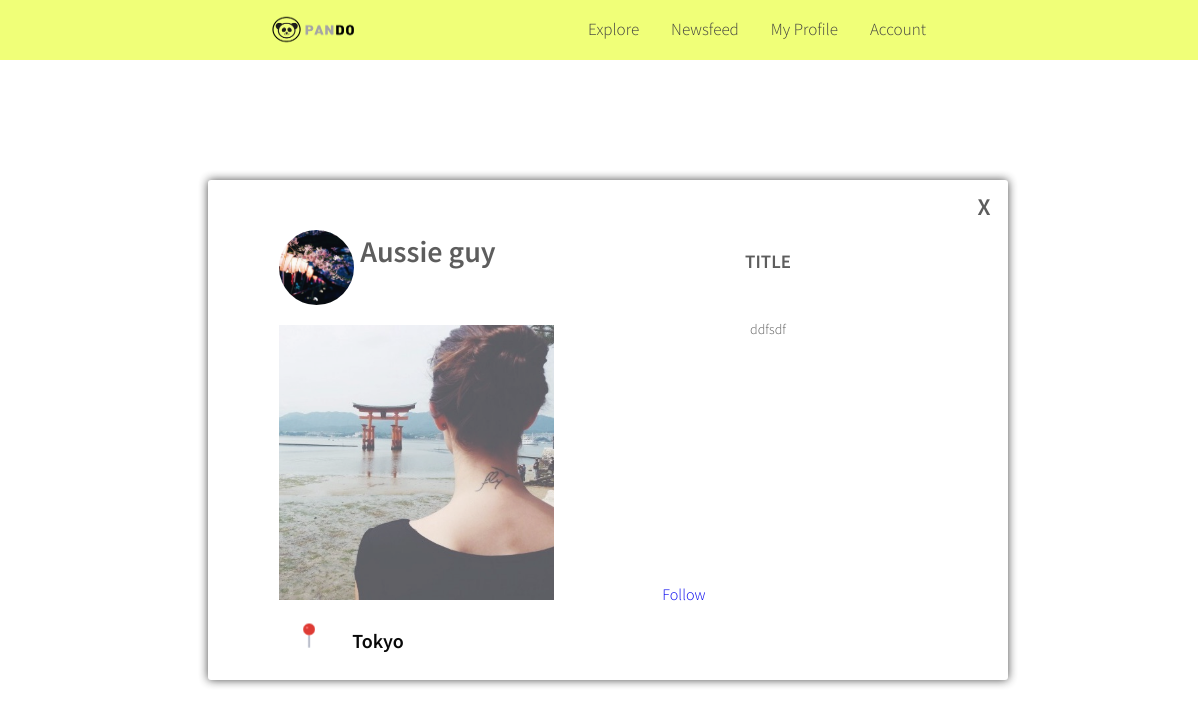
Page /PANDO/explorepost.php?post=7 on the committed database.
### tables this page shows
CREATE TABLE `users` (
  `userID` int(8) NOT NULL AUTO_INCREMENT,
  `username` varchar(32) NOT NULL,
  `password` varchar(32) NOT NULL,
  `email` varchar(32) NOT NULL,
  `blogName` varchar(64) DEFAULT NULL,
  `location` varchar(128) DEFAULT NULL,
  `shortDesc` text,
  `thumbnail` varchar(256) DEFAULT NULL,
  `language` int(1) NOT NULL,
  PRIMARY KEY (`userID`)
);

CREATE TABLE `posts` (
  `postID` int(8) NOT NULL AUTO_INCREMENT,
  `title` varchar(32) NOT NULL,
  `textblob` varchar(1024) NOT NULL,
  `userID` int(8) NOT NULL,
  `pAddress` varchar(32) DEFAULT NULL,
  `location` varchar(128) DEFAULT NULL,
  `date` date NOT NULL,
  PRIMARY KEY (`postID`),
  KEY `usertable` (`userID`),
  CONSTRAINT `posts_ibfk_1` FOREIGN KEY (`userID`) REFERENCES `users` (`userID`) ON DELETE CASCADE
);

### PANDO/explorepost.php (the view, shortened to what this page needs)
<!DOCTYPE HTML>
<?php
    include '../php_func.php';
    $post = $_GET['post'];
    $result = getPost($post);
    $row = $result->fetch_array(MYSQLI_ASSOC);
?>
<html>
<head>
  <link rel="stylesheet" type="text/css" href="explorepost_style.css">
</head>
<body onload="showpopup()">
  <div class="topnav">
    <a href="home.php">
      <img src="pandologotp.png" alt ="PANDO" />
    </a>
    <div id="links">
      <a href="createaccount.html" class="nav_items">Account</a>
      <a href="myprofile.php?user=<?php echo $_SESSION['userName']; ?>" class="nav_items">My Profile</a>
      <a href="newsfeed.php" class="nav_items">Newsfeed</a>
      <a href="explorepg.php" class="nav_items">Explore</a>
    </div>
  </div>
  <center>
<?php
    $data = getUserThumb($row['userID']);
    $r = $data->fetch_array(MYSQLI_ASSOC);
    $url = "./handlesub.php?user=".$row['userID'];
    $word = '
    <div id="fullpost">
        <a href="explorepg.php" id ="exit_post" class="signup">X</a>
       <img src="'.$r['thumbnail'].'" class="profilepic">
       <h6 class="blogname"><a href="./myprofile.php?user='.$r['username'].'" class="blogname">'.$r['blogName'].'</a></h6>
       <a href='.$url.'>Follow</a>
       <img src="'.$row['pAddress'].'"alt="Post title" class="image">
        <div class="pinlocation">
              <img src="pin.png" alt="Location" class="pin">
              <h6 class="city">'.$row['location'].'</h6>
            </div>
          <div class="descriparea">
                  <h6 class="title">'.$row['title'].'</h6>
                  <span class="descrip">'.$row['textblob'].'</span>
          </div>
            <!-- <center>
              <span class="hovertext">'.$row['title'].'</span>
            </center> -->';
    echo $word;
            ?>
    </div>
  </center>
</body>
</html>

### PANDO/explorepost_style.css (style rules this page uses)
body { background-color: #FFF; background: url(templelant.jpg); background-repeat: no-repeat; background-attachment: fixed; background-size:cover; width: 100%; height: auto; }
.topnav { overflow: hidden; background-color: #f0ff78; width: 100%; margin-top:-180px; margin-left:-10px; margin-right:-10px; position:fixed; z-index: 9999999999; display:block; position:fixed; }
.topnav img { width:120px; height:60px; float: left; margin-left:16em; margin-top: 0px; }
a.nav_items { float: right; display: block; color: #404040; text-align: center; padding:18px 16px; font-family: 'sourcesans', Helvetica; text-decoration: none; font-size: 17px; }
#links { margin-right: 16em; }
#fullpost { width: 800px; height: 500px; margin-top: 180px; margin-bottom:30px; background-color: #ffffff; border-radius: 3px; box-shadow: 0px 0px 10px 0px #424242; padding: 10px; box-sizing : border-box; font-family: 'sourcesans', helvetica; visibility: hidden; display: none; opacity:0.97; z-index:9999999; }
#exit_post { position:relative; right:-115px; bottom:90px; text-decoration: none; color: #585858; font-weight: bold; font-size: 150%; }
.profilepic { height:75px; width: 75px; border-radius: 75px; margin-top:40px; margin-left:-600px; }
.image { width:275px; height: 275px; opacity:0.75; margin-left: -430px; margin-top: -15px; }
.pin { width:50px; height: 50px; }
.city { margin-left:140px; margin-top:-35px; font-size: 20px; }
.pinlocation { margin-left:-600px; margin-top: 5px; }
h6 { font-family: 'sourcesans', Helvetica; font-weight: bold; }
.blogname { margin-top:-80px; margin-left:-180px; font-size:30px; color:#585858; }
a { text-decoration: none; }
.descriparea { width: 400px; height:400px; margin-top:-460px; margin-right:30px; float:right; overflow:hidden; }
.title { font-size:19px; font-family: 'sourcesans', Helvetica; font-weight: bold; margin-top:10px; color:#585858; }
.descrip { text-decoration: none; font-family: 'sourcesans', Helvetica; font-size:14px; color: #585858; }

### rows in the picture
users: thumbnail (picture), blogName "Aussie guy"
posts: pAddress (picture), location "Tokyo", title "TITLE", textblob "ddfsdf"
